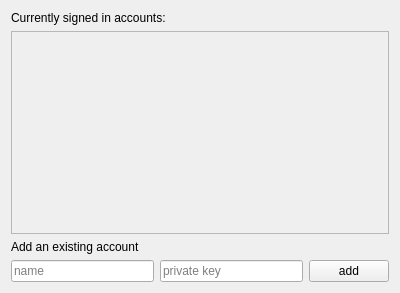
<?xml version="1.0" encoding="UTF-8"?>
<ui version="4.0">
 <class>account</class>
 <widget class="QWidget" name="account">
  <property name="geometry">
   <rect>
    <x>0</x>
    <y>0</y>
    <width>400</width>
    <height>293</height>
   </rect>
  </property>
  <property name="windowTitle">
   <string>Form</string>
  </property>
  <layout class="QVBoxLayout" name="verticalLayout">
   <item>
    <widget class="QLabel" name="label_acc_list">
     <property name="sizePolicy">
      <sizepolicy hsizetype="Preferred" vsizetype="Maximum">
       <horstretch>0</horstretch>
       <verstretch>0</verstretch>
      </sizepolicy>
     </property>
     <property name="text">
      <string>Currently signed in accounts:</string>
     </property>
    </widget>
   </item>
   <item>
    <widget class="QScrollArea" name="scrollArea">
     <property name="widgetResizable">
      <bool>true</bool>
     </property>
     <widget class="QWidget" name="scrollAreaWidgetContents">
      <property name="geometry">
       <rect>
        <x>0</x>
        <y>0</y>
        <width>376</width>
        <height>185</height>
       </rect>
      </property>
      <layout class="QVBoxLayout" name="verticalLayout_2">
       <item>
        <layout class="QVBoxLayout" name="acc_list_section"/>
       </item>
      </layout>
     </widget>
    </widget>
   </item>
   <item>
    <widget class="QLabel" name="label_add_acc">
     <property name="sizePolicy">
      <sizepolicy hsizetype="Preferred" vsizetype="Maximum">
       <horstretch>0</horstretch>
       <verstretch>0</verstretch>
      </sizepolicy>
     </property>
     <property name="text">
      <string>Add an existing account</string>
     </property>
    </widget>
   </item>
   <item>
    <layout class="QHBoxLayout" name="horizontalLayout">
     <item>
      <widget class="QLineEdit" name="edit_name">
       <property name="placeholderText">
        <string>name</string>
       </property>
      </widget>
     </item>
     <item>
      <widget class="QLineEdit" name="edit_priv_key">
       <property name="placeholderText">
        <string>private key</string>
       </property>
      </widget>
     </item>
     <item>
      <widget class="QPushButton" name="add_acc_button">
       <property name="cursor">
        <cursorShape>PointingHandCursor</cursorShape>
       </property>
       <property name="text">
        <string>add</string>
       </property>
      </widget>
     </item>
    </layout>
   </item>
  </layout>
 </widget>
 <resources/>
 <connections/>
</ui>
